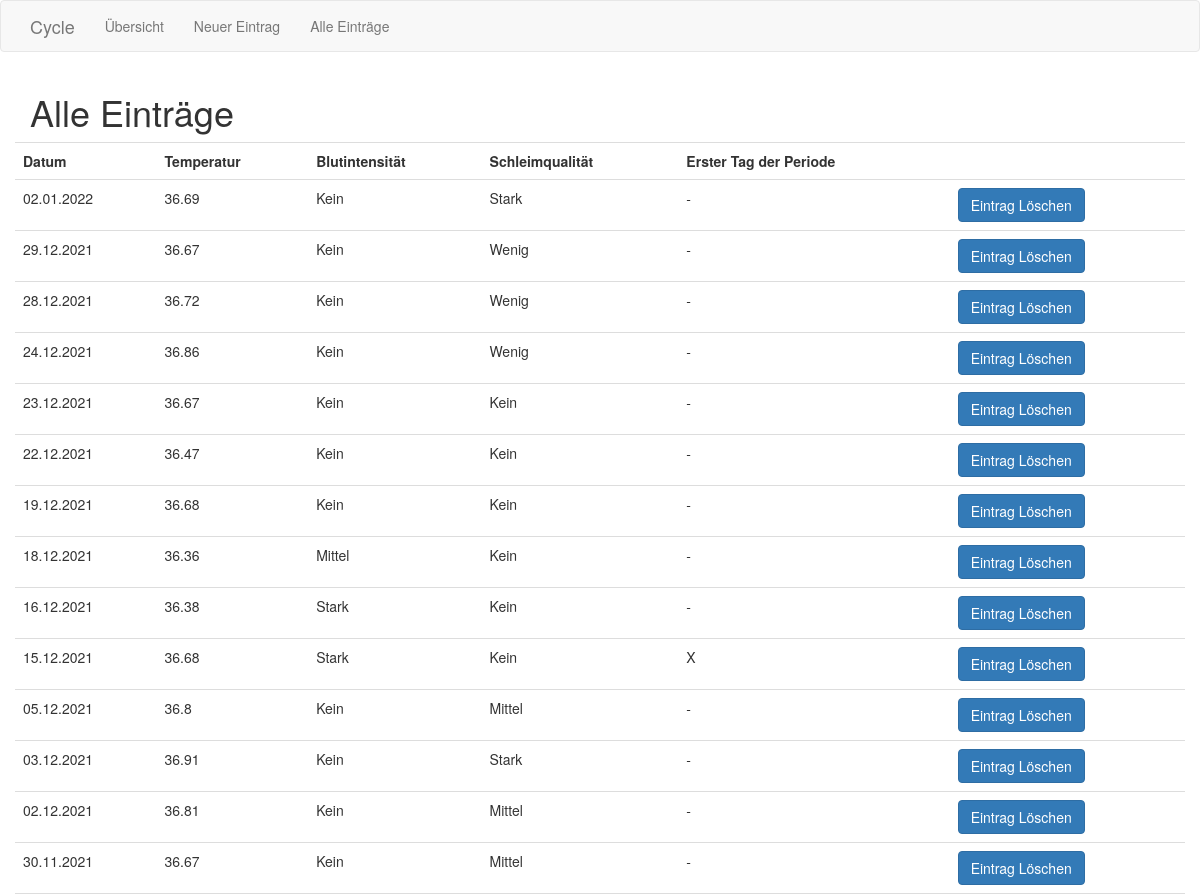
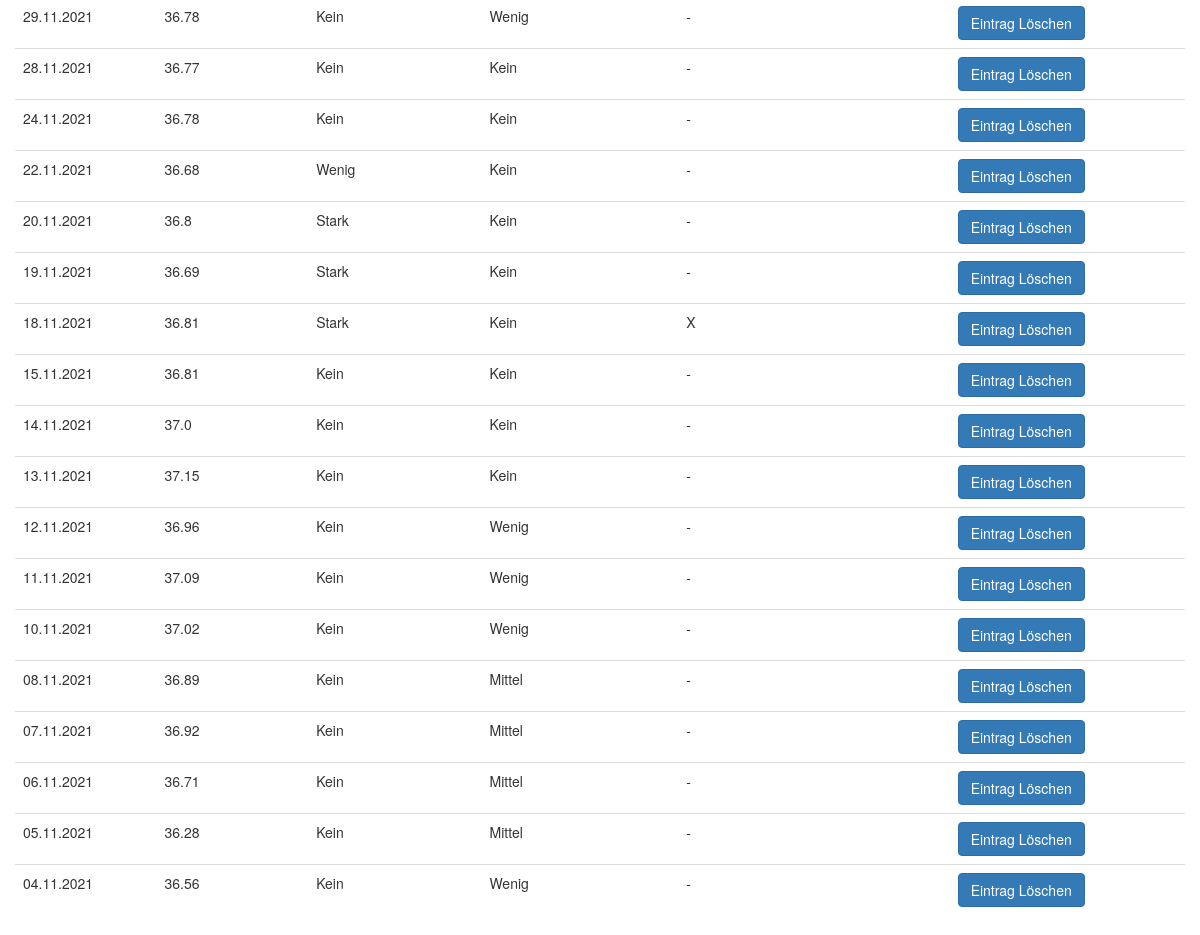
Page /all_entries on the committed database (2 pictures, top to bottom).
### app/models.py (models this page shows, shortened)
class CycleEntry(db.Model):
    id = db.Column(db.Integer, primary_key=True)
    date = db.Column(db.DateTime, index=True)
    temperature = db.Column(db.Float)
    blood_level = db.Column(db.String(64))
    juice_level = db.Column(db.String(64))
    first_day = db.Column(db.Boolean, index=True)

### app/routes.py (the view)
@app.route('/all_entries', methods=['GET'])
def all_entries():
    return render_template('all_entries.html', title='Alle Einträge', entries=get_all_entries())

### app/db_access.py (called while the page is built)
def get_all_entries() -> List[CycleEntry]:
    all_entries = CycleEntry.query.all()
    return sorted(all_entries, key=lambda x: x.date, reverse=True)

### app/templates/all_entries.html
{% extends "base.html" %}
{% import 'bootstrap/wtf.html' as wtf %}
{% block app_content %}
<h1>Alle Einträge</h1>
<div class="row">
    <div class="col-md">
        <table class="table table-hover">
            <th> Datum </th>
            <th> Temperatur </th>
            <th> Blutintensität </th>
            <th> Schleimqualität </th>
            <th> Erster Tag der Periode </th>
            <th></th>
                {% for entry in entries %}
                {% include '_entry.html' %}
                {% endfor %}
        </table>
    </div>
</div>
{% endblock %}

### app/templates/base.html (shortened to what this page needs)
{% extends 'bootstrap/base.html' %}
{% block navbar %}
    <nav class="navbar navbar-default">
        <div class="container">
            <div class="navbar-header">
                <a class="navbar-brand" href="{{ url_for('index') }}">Cycle</a>
            </div>
            <div class="collapse navbar-collapse" id="bs-example-navbar-collapse-1">
                <ul class="nav navbar-nav">
                    <li><a href="{{ url_for('index') }}">Übersicht</a></li>
                    <li><a href="{{ url_for('entry') }}">Neuer Eintrag</a></li>
                    <li><a href="{{ url_for('all_entries') }}">Alle Einträge</a></li>
                </ul>
            </div>
        </div>
    </nav>
{% endblock %}
{% block content %}
    <div class="container">
        {% block app_content %}{% endblock %}
    </div>
{% endblock %}

### app/templates/_entry.html
<tr>
    <td>{{ entry.date.strftime('%d.%m.%Y') }}</td>
    <td>{{ entry.temperature }}</td>
    <td>{{ entry.blood_level }}</td>
    <td>{{ entry.juice_level }}</td>
    {% if entry.first_day %}
    <td>X</td>
    {% else %}
    <td>-</td>
    {% endif %}
    <td>
        <form action="{{ url_for('post_delete_entry', id=entry.id) }}" method="post">
            <input class="btn btn-primary" type="submit" value="Eintrag Löschen" onclick="return confirm('Bist du dir sicher?');">
        </form>
    </td>
</tr>

### rows in the picture
CycleEntry: date "02.01.2022", temperature "36.69", blood_level "Kein", juice_level "Stark"
CycleEntry: date "29.12.2021", temperature "36.67", blood_level "Kein", juice_level "Wenig"
CycleEntry: date "28.12.2021", temperature "36.72", blood_level "Kein", juice_level "Wenig"
CycleEntry: date "24.12.2021", temperature "36.86", blood_level "Kein", juice_level "Wenig"
CycleEntry: date "23.12.2021", temperature "36.67", blood_level "Kein", juice_level "Kein"
CycleEntry: date "22.12.2021", temperature "36.47", blood_level "Kein", juice_level "Kein"
CycleEntry: date "19.12.2021", temperature "36.68", blood_level "Kein", juice_level "Kein"
CycleEntry: date "18.12.2021", temperature "36.36", blood_level "Mittel", juice_level "Kein"
CycleEntry: date "16.12.2021", temperature "36.38", blood_level "Stark", juice_level "Kein"
CycleEntry: date "15.12.2021", temperature "36.68", blood_level "Stark", juice_level "Kein", first_day "X"
CycleEntry: date "05.12.2021", temperature "36.8", blood_level "Kein", juice_level "Mittel"
CycleEntry: date "03.12.2021", temperature "36.91", blood_level "Kein", juice_level "Stark"
CycleEntry: date "02.12.2021", temperature "36.81", blood_level "Kein", juice_level "Mittel"
CycleEntry: date "30.11.2021", temperature "36.67", blood_level "Kein", juice_level "Mittel"
CycleEntry: date "29.11.2021", temperature "36.78", blood_level "Kein", juice_level "Wenig"
CycleEntry: date "28.11.2021", temperature "36.77", blood_level "Kein", juice_level "Kein"
CycleEntry: date "24.11.2021", temperature "36.78", blood_level "Kein", juice_level "Kein"
CycleEntry: date "22.11.2021", temperature "36.68", blood_level "Wenig", juice_level "Kein"
CycleEntry: date "20.11.2021", temperature "36.8", blood_level "Stark", juice_level "Kein"
CycleEntry: date "19.11.2021", temperature "36.69", blood_level "Stark", juice_level "Kein"
CycleEntry: date "18.11.2021", temperature "36.81", blood_level "Stark", juice_level "Kein", first_day "X"
CycleEntry: date "15.11.2021", temperature "36.81", blood_level "Kein", juice_level "Kein"
CycleEntry: date "14.11.2021", temperature "37.0", blood_level "Kein", juice_level "Kein"
CycleEntry: date "13.11.2021", temperature "37.15", blood_level "Kein", juice_level "Kein"
CycleEntry: date "12.11.2021", temperature "36.96", blood_level "Kein", juice_level "Wenig"
CycleEntry: date "11.11.2021", temperature "37.09", blood_level "Kein", juice_level "Wenig"
CycleEntry: date "10.11.2021", temperature "37.02", blood_level "Kein", juice_level "Wenig"
CycleEntry: date "08.11.2021", temperature "36.89", blood_level "Kein", juice_level "Mittel"
CycleEntry: date "07.11.2021", temperature "36.92", blood_level "Kein", juice_level "Mittel"
CycleEntry: date "06.11.2021", temperature "36.71", blood_level "Kein", juice_level "Mittel"
CycleEntry: date "05.11.2021", temperature "36.28", blood_level "Kein", juice_level "Mittel"
CycleEntry: date "04.11.2021", temperature "36.56", blood_level "Kein", juice_level "Wenig"
